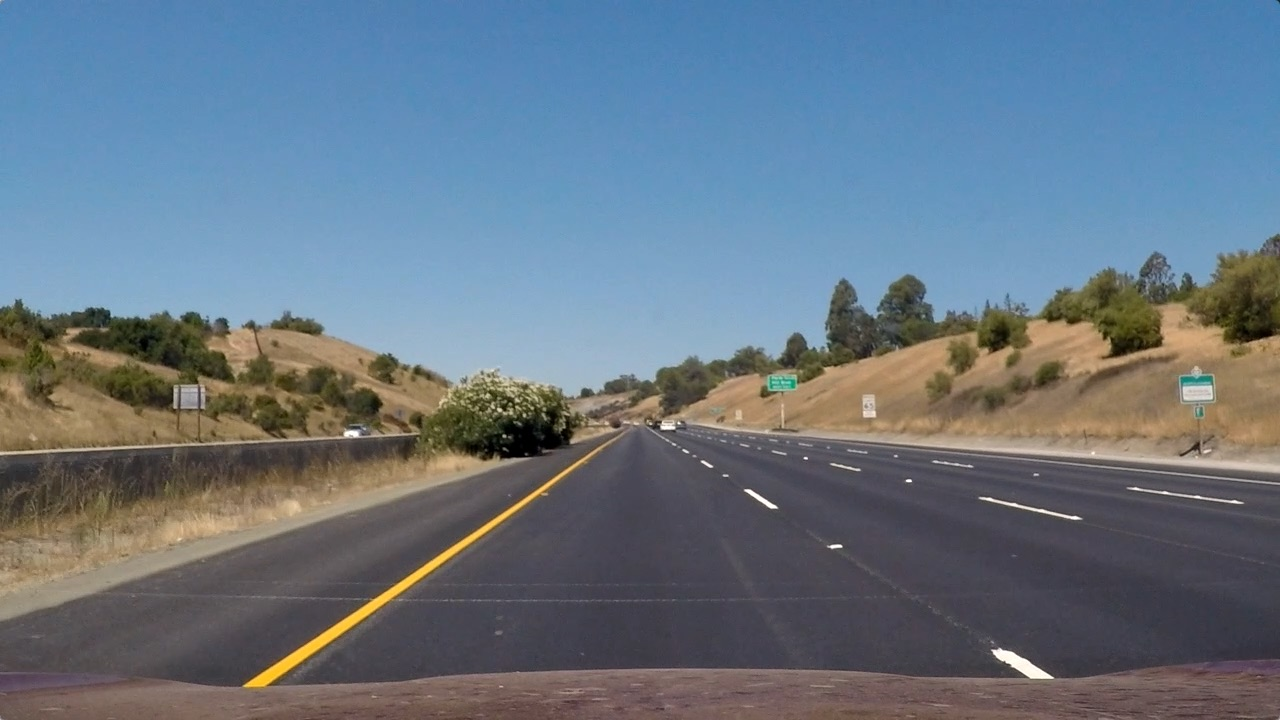
#> input picture Project-2-Advanced-Lane-Lines/test_images/straight_lines1.jpg, 1280 x 720 px; its folder holds only this picture in this run
$ jupyter execute --allow-errors color_transform_and_gradients_threshold.ipynb   (shell and % lines are left out)   (older library calls are emulated)
#> lines starting #> are read from the running program, lines starting #| are printed output that depends on the picture; after the words box and inside, x2 and y2 are one past the last pixel; in counts of white or black regions, pixels touching at a corner belong together
## Advanced Lane Finding Project

The goals / steps of this project are the following:

- Compute the camera calibration matrix and distortion coefficients given a set of chessboard images.
- Apply a distortion correction to raw images.
- **Use color transforms, gradients, etc., to create a thresholded binary image.**
- Apply a perspective transform to rectify binary image ("birds-eye view").
- Detect lane pixels and fit to find the lane boundary.
- Determine the curvature of the lane and vehicle position with respect to center.
- Warp the detected lane boundaries back onto the original image.
- Output visual display of the lane boundaries and numerical estimation of lane curvature and vehicle position.

[cell 1]
import numpy as np
import cv2
import glob
import matplotlib.pyplot as plt
import pickle

# [Camera Calibration](./camera_calibration.ipynb)

[cell 2]
# Loading camera calibration
cameraCalibration = pickle.load( open('./pickled_data/camera_calibration.p', 'rb' ) )
#> (reads Project-2-Advanced-Lane-Lines/pickled_data/camera_calibration.p from the repository)
mtx, dist = map(cameraCalibration.get, ('mtx', 'dist'))

[cell 3]
# Load test images.
testImages = list(map(lambda imageFileName: (imageFileName, cv2.imread(imageFileName)),
                      glob.glob('./test_images/*.jpg')))
#> testImages = 1 item

[cell 4]
def showImages(images, cols = 4, rows = 5, figsize=(15,10), cmap = None):
    """
    Display `images` on a [`cols`, `rows`] subplot grid.
    """
#> called with cols = 2, rows = 3, figsize = (15, 13)
    imgLength = len(images)
    fig, axes = plt.subplots(rows, cols, figsize=figsize)
    indexes = range(cols * rows)
    for ax, index in zip(axes.flat, indexes):
        if index < imgLength:
            imagePathName, image = images[index]
            if cmap == None:
                ax.imshow(image)
            else:
                ax.imshow(image, cmap=cmap)
            ax.set_title(imagePathName)
            ax.axis('off')

showImages(list(map(lambda img: (img[0], cv2.cvtColor(img[1], cv2.COLOR_BGR2RGB)),testImages)), 2, 3, (15, 13))

[cell 5]
index = 2
#> (the rest of this cell did not finish here and is left out)

[cell 6]
def undistortAndHLS(image, mtx=mtx, dist=dist):
    """
    Undistort the image with `mtx`, `dist` and convert it to HLS.
    """
    undist = cv2.undistort(image, mtx, dist, None, mtx)
#> image is the input picture: shape (720, 1280, 3); mean B, G, R 131.2, 117.7, 103.2
    return cv2.cvtColor(undist, cv2.COLOR_BGR2HLS)
#> returned value: shape (720, 1280, 3); mean of channels 0, 1, 2 87.3, 117.4, 66.4

#> (the rest of this cell did not finish here and is left out)

### Color Space

[cell 7]
fig, axes = plt.subplots(ncols=3, figsize=(20,10))
#> (the rest of this cell did not finish here and is left out)

[cell 8]
def applyAndPack(images, action):
    """
    Images is a colletion of pairs (`title`, image). This function applies `action` to the image part of `images`
    and pack the pair again to form (`title`, `action`(image)).
    """
    return list(map(lambda img: (img[0], action(img[1])), images))

def applyAndShow(images, action):
    """
    Applies `action` to the pair collection `images` (`title`, image) show the images and titles and return
    (`title`, `action`(image))
    """
    output = applyAndPack(images, action)
#> output = 1 item
    showImages( output, 2, 3, (15, 13), cmap='gray')
#> in showImages (call 2), `imgLength = len(images)`: imgLength = 1
#> the loop in showImages (call 2), `for ax, index in zip(axes.flat, indexes):` made 6 passes
#> imagePathName on pass 1: './test_images/straight_lines1.jpg'
#> pass 1, in showImages (call 2), `imagePathName, image = images[index]`:
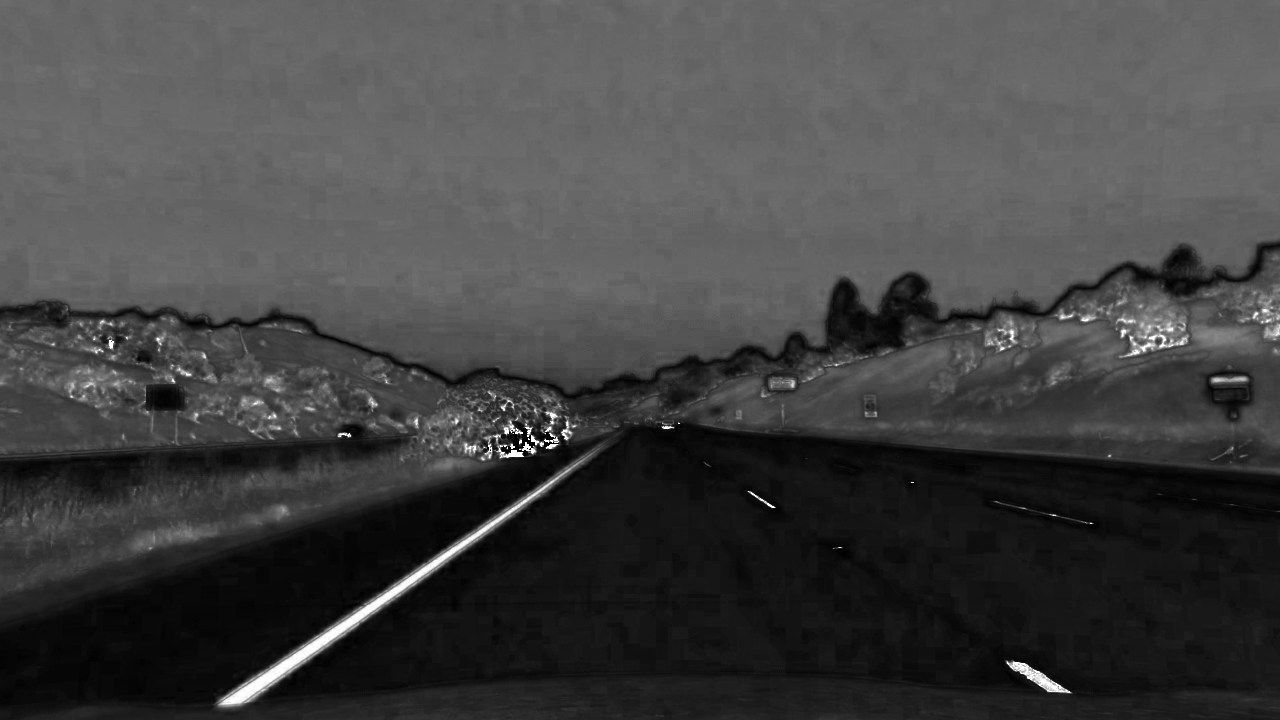
#> image: shape (720, 1280); min 0, max 255, mean 66.4
    return output

useSChannel = lambda img: undistortAndHLS(img)[:,:,2]

resultSChannel = applyAndShow(testImages, useSChannel)
#> resultSChannel = 1 item

### Sobel

[cell 9]
def threshIt(img, thresh_min, thresh_max):
    """
    Applies a threshold to the `img` using [`thresh_min`, `thresh_max`] returning a binary image [0, 255]
    """
    xbinary = np.zeros_like(img)
    xbinary[(img >= thresh_min) & (img <= thresh_max)] = 1
    return xbinary

def absSobelThresh(img, orient='x', sobel_kernel=3, thresh_min=0, thresh_max=255):
    """
    Calculate the Sobel gradient on the direction `orient` and return a binary thresholded image
    on [`thresh_min`, `thresh_max`]. Using `sobel_kernel` as Sobel kernel size.
    """
#> called with orient = 'x', sobel_kernel = 3, thresh_min = 10, thresh_max = 160
    if orient == 'x':
        yorder = 0
#> yorder = 0
        xorder = 1
    else:
        yorder = 1
        xorder = 0

    sobel = cv2.Sobel(img, cv2.CV_64F, xorder, yorder, ksize=sobel_kernel)
    abs_sobel = np.absolute(sobel)
    scaled = np.uint8(255.0*abs_sobel/np.max(abs_sobel))
    return threshIt(scaled, thresh_min, thresh_max)
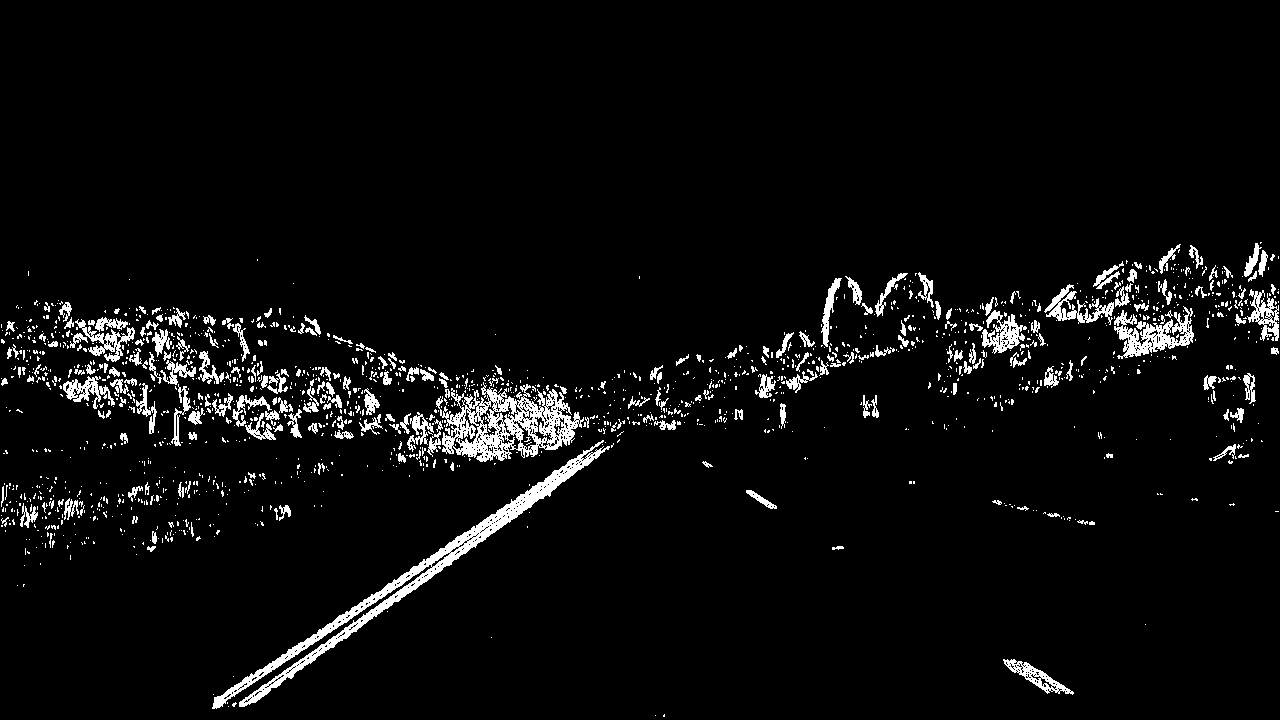
#> returned value: shape (720, 1280); values 0 (black) and 1 (white), 4.6% white; 1617 white regions (1361 under 20 px), largest, box (x1, y1, x2, y2) and area: (212, 440, 610, 709) 6780, (436, 382, 584, 462) 5202, (1114, 306, 1194, 359) 1774

[cell 10]
withSobelX = lambda img: absSobelThresh(useSChannel(img), thresh_min=10, thresh_max=160)

resultSobelX = applyAndShow(testImages, withSobelX)
#> resultSobelX = 1 item

[cell 11]
withSobelY = lambda img: absSobelThresh(useSChannel(img), orient='y', thresh_min=10, thresh_max=160)
#> in absSobelThresh (call 2), `return threshIt(scaled, thresh_min, thresh_max)`: returned value: shape (720, 1280); values 0 (black) and 1 (white), 7.4% white; 1648 white regions (1389 under 20 px), largest, box (x1, y1, x2, y2) and area: (0, 297, 636, 466) 15563, (212, 438, 619, 713) 7667, (985, 259, 1163, 332) 2849

resultSobelY = applyAndShow(testImages, withSobelY)
#> resultSobelY = 1 item

### Magnitude Gradient

[cell 12]
def magThresh(img, sobel_kernel=3, thresh_min=0, thresh_max=255):
    """
    Calculate the Sobel magnitude gradient and return a binary thresholded image
    on [`thresh_min`, `thresh_max`]. Using `sobel_kernel` as Sobel kernel size.
    """
#> called with sobel_kernel = 3, thresh_min = 5, thresh_max = 160
    sobelx = cv2.Sobel(img, cv2.CV_64F, 1, 0, ksize=sobel_kernel)
    sobely = cv2.Sobel(img, cv2.CV_64F, 0, 1, ksize=sobel_kernel)
    gradmag = np.sqrt(sobelx**2 + sobely**2)
    scale_factor = np.max(gradmag)/255
#> scale_factor = 4.47
    gradmag = (gradmag/scale_factor).astype(np.uint8)
    return threshIt(gradmag, thresh_min, thresh_max)
#> returned value: shape (720, 1280); values 0 (black) and 1 (white), 17.1% white; 3152 white regions (2942 under 20 px), largest, box (x1, y1, x2, y2) and area: (0, 237, 1280, 716) 128691, (41, 512, 246, 585) 2956, (1012, 418, 1208, 446) 1330

[cell 13]
withMagnitude = lambda img: magThresh(useSChannel(img), thresh_min=5, thresh_max=160)

resultMagnitude = applyAndShow(testImages, withMagnitude)
#> resultMagnitude = 1 item

[cell 14]
def dirThresh(img, sobel_kernel=3, thresh_min=0, thresh_max=np.pi/2):
    """
    Calculate the Sobel direction gradient and return a binary thresholded image
    on [`thresh_min`, `thresh_max`]. Using `sobel_kernel` as Sobel kernel size.
    """
#> called with sobel_kernel = 3, thresh_min = 0.79, thresh_max = 1.2
    sobelx = cv2.Sobel(img, cv2.CV_64F, 1, 0, ksize=sobel_kernel)
    sobely = cv2.Sobel(img, cv2.CV_64F, 0, 1, ksize=sobel_kernel)
    absgraddir = np.arctan2(np.absolute(sobely), np.absolute(sobelx))
    return threshIt(absgraddir, thresh_min, thresh_max)
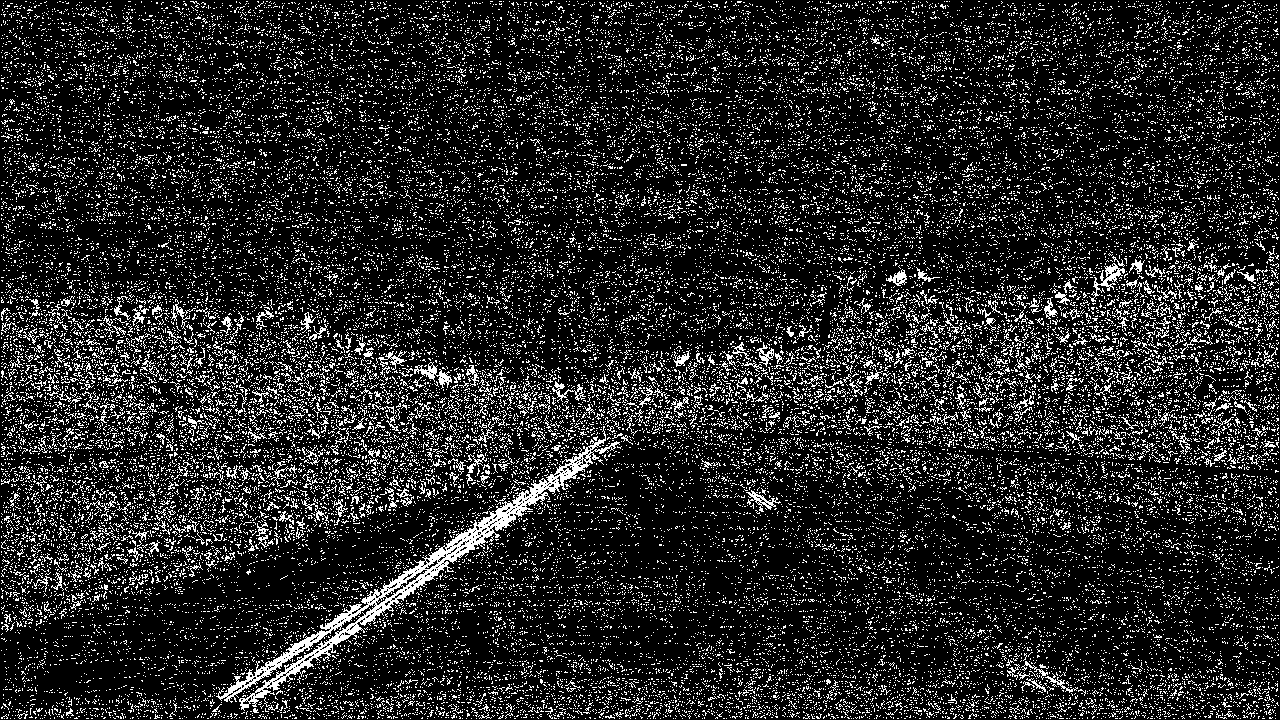
#> returned value: shape (720, 1280) float64; values 0 (black) and 1 (white), 14.8% white in thin lines or dots

[cell 15]
withDirection = lambda img: dirThresh(useSChannel(img), thresh_min=0.79, thresh_max=1.20)

resultDirection = applyAndShow(testImages, withDirection)
#> resultDirection = 1 item

### Combine Gradients

[cell 16]
def combineGradients(img):
    """
    Compute the combination of Sobel X and Sobel Y or Magnitude and Direction
    """
    sobelX = withSobelX(img)
    sobelY = withSobelY(img)
    mag = withMagnitude(img)
    direction = withDirection(img)
    combined = np.zeros_like(sobelX)
    combined[((sobelX == 1) & (sobelY == 1)) | ((mag == 1) & (direction == 1))] = 1
    return combined

resultCombined = applyAndShow(testImages, combineGradients)
#> the loop in showImages (call 7), `for ax, index in zip(axes.flat, indexes):` made 6 passes
#> pass 1, in showImages (call 7), `imagePathName, image = images[index]`:
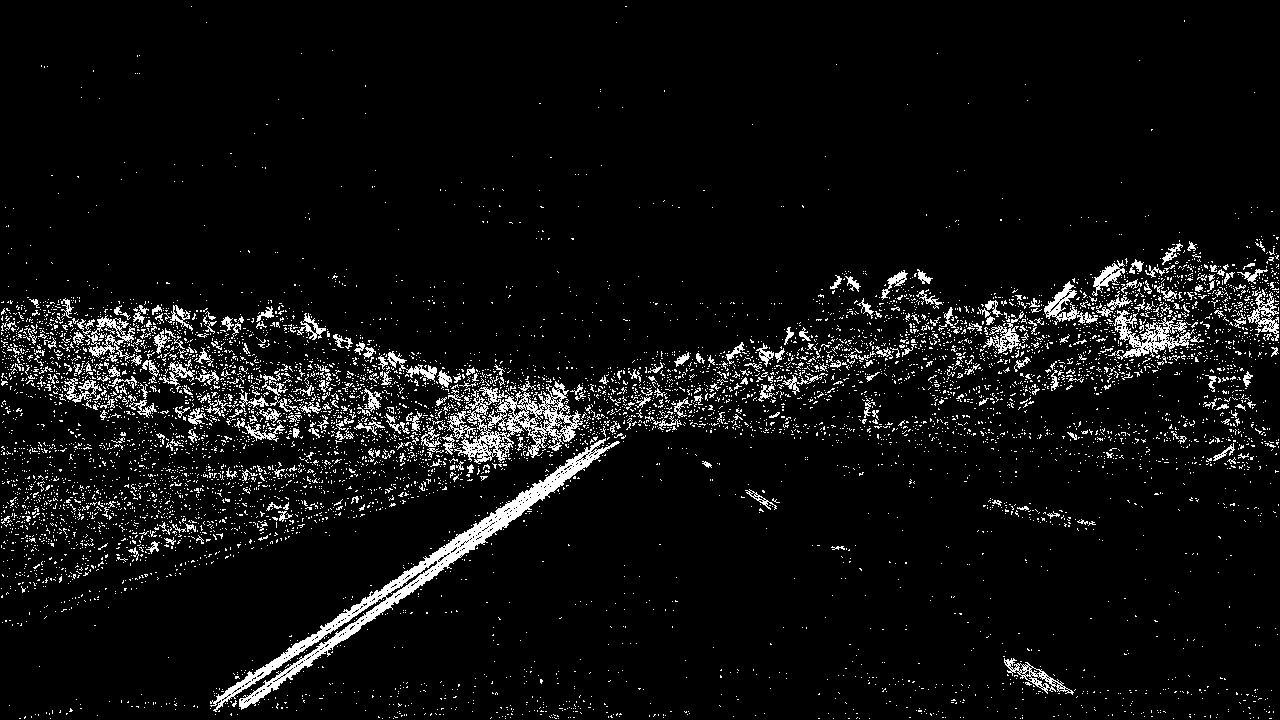
#> image: shape (720, 1280); values 0 (black) and 1 (white), 6% white in thin lines or dots
#> resultCombined = 1 item

### Comparision

[cell 17]
titles = ['SobelX', 'SobelY', 'Magnitude', 'Direction', 'Combined']
results = list(zip( resultSobelX, resultSobelY, resultMagnitude, resultDirection, resultCombined ))
#> results = 1 item
resultsAndTitle = list(map(lambda images: list(zip(titles, images)), results))[3:6]
#> resultsAndTitle = []
flattenResults = [item for sublist in resultsAndTitle for item in sublist]
#> flattenResults = []

#> (the rest of this cell did not finish here and is left out)
